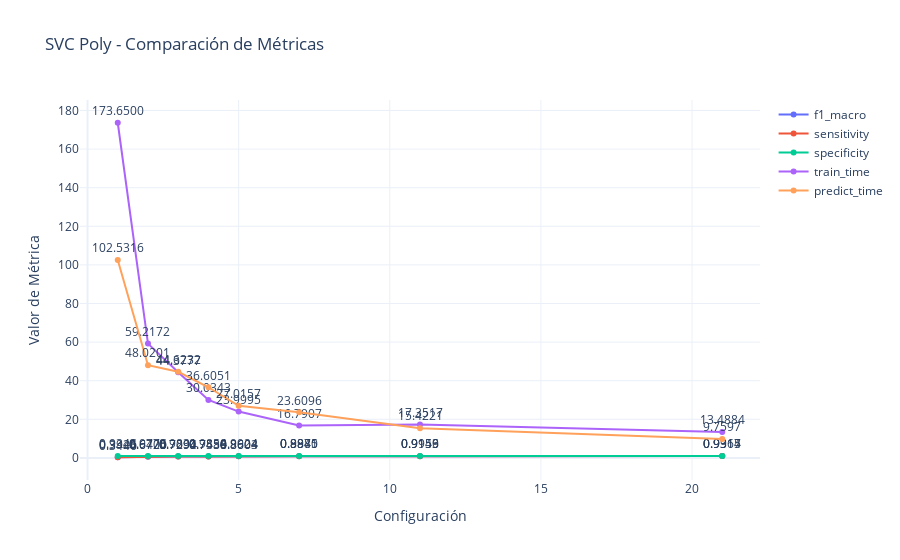

Notebook code cell kept with this figure:
### Code cell
# Graficar las métricas
plot_metrics_interactive(df_poly, 'SVC Poly')
plot_confusion_matrix(df_poly, 'SVC Poly', 'num_features')

### Figure 1 — Plotly figure (JSON) as saved in the notebook; plotly's stock layout.template omitted (floating-point values rounded to 4 significant figures)
{"data": [{"mode": "lines+markers+text", "name": "f1_macro", "text": ["0.3446", "0.6420", "0.7094", "0.7458", "0.8603", "0.8881", "0.9153", "0.9317"], "textposition": "top center", "type": "scatter", "x": [1, 2, 3, 4, 5, 7, 11, 21], "y": [0.3446, 0.642, 0.7094, 0.7458, 0.8603, 0.8881, 0.9153, 0.9317]}, {"mode": "lines+markers+text", "name": "sensitivity", "text": ["0.3926", "0.6705", "0.7294", "0.7586", "0.8604", "0.8875", "0.9149", "0.9314"], "textposition": "top center", "type": "scatter", "x": [1, 2, 3, 4, 5, 7, 11, 21], "y": [0.3926, 0.6705, 0.7294, 0.7586, 0.8604, 0.8875, 0.9149, 0.9314]}, {"mode": "lines+markers+text", "name": "specificity", "text": ["0.9346", "0.9776", "0.9831", "0.9854", "0.9924", "0.9940", "0.9956", "0.9965"], "textposition": "top center", "type": "scatter", "x": [1, 2, 3, 4, 5, 7, 11, 21], "y": [0.9346, 0.9776, 0.9831, 0.9854, 0.9924, 0.994, 0.9956, 0.9965]}, {"mode": "lines+markers+text", "name": "train_time", "text": ["173.6500", "59.2172", "44.3777", "30.0343", "23.9995", "16.7907", "17.3517", "13.4884"], "textposition": "top center", "type": "scatter", "x": [1, 2, 3, 4, 5, 7, 11, 21], "y": [173.6, 59.22, 44.38, 30.03, 24.0, 16.79, 17.35, 13.49]}, {"mode": "lines+markers+text", "name": "predict_time", "text": ["102.5316", "48.0201", "44.6232", "36.6051", "27.0157", "23.6096", "15.4221", "9.7597"], "textposition": "top center", "type": "scatter", "x": [1, 2, 3, 4, 5, 7, 11, 21], "y": [102.5, 48.02, 44.62, 36.61, 27.02, 23.61, 15.42, 9.76]}], "layout": {"showlegend": true, "title": {"text": "SVC Poly - Comparación de Métricas"}, "xaxis": {"title": {"text": "Configuración"}}, "yaxis": {"title": {"text": "Valor de Métrica"}}}}
